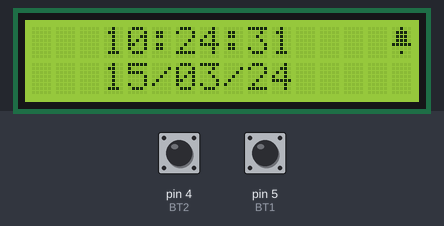
A sketch run on a simulated Arduino Uno, built with avr-gcc and run on an emulated ATmega328P. Parts: 16×2 character LCD. The test bench sets the inputs (shaded band); at power-on: pin 4 (BT2) HIGH, pin 5 (BT1) HIGH. The local clock reads 2024-03-15 10:24:30 at power-on unless the sketch sets it; the audio player accepts every command and is not drawn; what the sketch prints to the serial monitor is not drawn.

Above: at 1.8 s.
1.9 s: pin 4 (BT2) pulled LOW for 3.2 s
At 4.4 s:
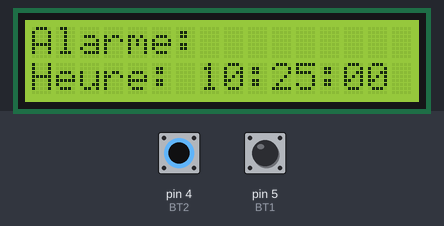
6.6 s: pin 5 (BT1) pulled LOW for 0.15 s
At 7.8 s:
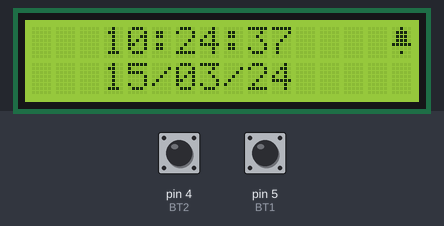
8.5 s: pin 5 (BT1) pulled LOW for 3.2 s
At 10.8 s:
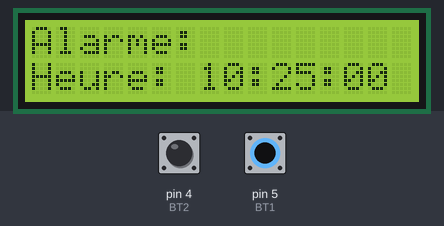
13.2 s: pin 4 (BT2) pulled LOW for 0.15 s
At 35.8 s:
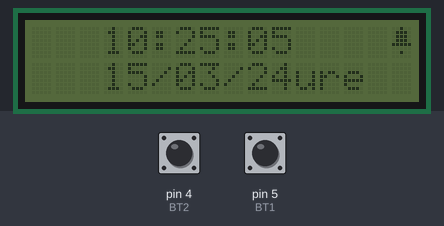
Timing chart, 0 to 36.6 s (numbered marks = the images above; inputs shaded):
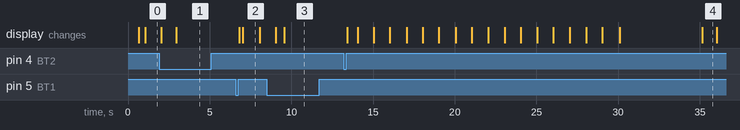

Measured:
- after the input at 1.9 s, the display: first differs from a run without the input after 1.1 s (image 1)
- after the input at 6.6 s, the display: first changes after 0.20 s (image 2 shows a later state)
- after the input at 8.5 s, the display: first differs from a run without the input after 1.1 s (image 3)
- after the input at 13.2 s, the display: first changes after 0.21 s (image 4 shows a later state)
- what the display in image 2 shows lasts 1.1 s, from 7.0 s to 8.1 s
- what the display in image 4 shows lasts 0.9 s, from 35.1 s to 36.0 s

The sketch:

alarm_clock.ino
```cpp
#include <Wire.h>
#include <RTClib.h>
#include <LiquidCrystal_I2C.h>
#include <SoftwareSerial.h>
#include <DFRobotDFPlayerMini.h>
/*
A la compilation, réglage de l'heure et de l'alarme = heure + 30s

Etat "Affichage normal"
- Affichage heure ligne 1
- Affichage date ligne 2
- Appui court sur BT1 : arrête l'alarme
- Appui long sur BT1 : passage état "Affichage alarme"

Etat "Affichage alarme"
- Affiche "Alarme :" en ligne 1
- Affichage heure alarme en ligne 2
- Appui court sur BT1 : retour "Affichage normal"
*/

// Création des objets
RTC_DS3231 rtc;                                             // Objet RTC
LiquidCrystal_I2C lcd(0x27, 16, 2);                         // Adresse I2C, 16 colonnes, 2 lignes
SoftwareSerial mySerial(10, 11);                            // RX, TX (Arduino -> DFPlayer)
DFRobotDFPlayerMini dfplayer;                               // Objet lecteur MP3

static bool alarmTriggered = false;                         // évite de relancer la musique plusieurs fois
bool PresenceDfplayer = true;                               // Teste si MP3 présent

byte bell[8] = {
  B00100,  //   *
  B01110,  //  ***
  B01110,  //  ***
  B01110,  //  ***
  B11111,  // *****
  B00000,  //
  B00100,  //   *
  B00000   //
};                                                          // Définition du caractère "cloche"

const int BT1 = 5;                                          // Définition de la broche de test
const int BT2 = 4;                                          // Définition de la broche de test

// États possibles de la machine d'état
enum State { HEURE, ALARME };                               // On n'a que 2 modes
State currentState = HEURE;                                 // On est dans HEURE au départ

// Variables pour gestion appui long
unsigned long buttonPressTime = 0;                          // Pour mesurer le temps d'appui
bool buttonHeld = false;                                    // Pour savoir si l'appui est maintenu
const unsigned long LONG_PRESS_TIME = 1000;                 // 1s pour appui long

// Timer d'inactivité (10s max)
unsigned long lastActionTime = 0;                           // Pas utilisé pour l'instant
const unsigned long INACTIVITY_TIMEOUT = 10000;             // 10 secondes

int readButton()                                            // Fonction de lecture des boutons
    {
    if (digitalRead(BT1) == LOW) return 5;                  // Un appui sur BT1 renvoi 5
    if (digitalRead(BT2) == LOW) return 5;                  // Un appui sur BT2 renvoi 5 aussi (pas de diff entre les boutons)
    return 0;                                               // aucun bouton
    }

DateTime compileTime()                                      // Date et heure de la compilation
    {
    return DateTime(F(__DATE__), F(__TIME__));              //
    }
DateTime HeureAlarme(2025, 8, 26, 23, 36, 12);              // Heure d'alarme en variable globale
DateTime HeureCompil;                                       // Heure en variable globale

void setup()                                                // Initialisation des composants
    {
    char bufferTime[16];                                    // "hh:mm:ss"
    pinMode(BT1, INPUT_PULLUP);                             // Config broche
    pinMode(BT2, INPUT_PULLUP);                             //

    Wire.begin();                                           // Initialisation du bus I2C

    Serial.begin(9600);
    mySerial.begin(9600);
    while (!Serial);                                        // Attendre que le port série soit prêt

    lcd.begin();                                            // Initialisation de l'afficheur
    lcd.backlight();                                        // Active le rétroéclairage
    lcd.createChar(0, bell);                                // Charger le caractère cloche en slot 0
    lcd.clear();                                            //

    Serial.println("Initialisation du RTC...");
    if (!rtc.begin())                                       // Init RTC
        {
        Serial.println("Erreur : DS3231 non détecté !");
        lcd.print("DS3231 absent!");
        while (1);                                          // Stop et plante si pas de RTC
        }
    else
        Serial.println("RTC initialisé correctement.");
    if (rtc.lostPower())                                    // Pour le réglage de l'heure à la compilation
        {
        Serial.println("RTC désactivé, réglage de l'heure...");
        HeureCompil = compileTime();
        rtc.adjust(HeureCompil);                            // Régle l'heure à la compilation si besoin
        }
    HeureCompil = rtc.now();
    HeureAlarme = rtc.now() + TimeSpan(30);                // DateTime + 30 secondes (TimeSpan(0,0,30,0) pour 30 minutes)
    sprintf(bufferTime, "%02d:%02d:%02d", HeureCompil.hour(), HeureCompil.minute(), HeureCompil.second()); // Préparation de la ligne à afficher
    Serial.println(bufferTime);                             // Affiche heure
    sprintf(bufferTime, "%02d:%02d:%02d", HeureAlarme.hour(), HeureAlarme.minute(), HeureAlarme.second()); // Préparation de la ligne à afficher
    Serial.println(bufferTime);                             // Affiche heure

    Serial.println("Initialisation du DFPlayer...");
    if (!dfplayer.begin(mySerial))                          // Initialisation DFPlayer
        {
        lcd.clear();                                        // Efface LCD
        lcd.print("DFPlayer ERROR");                        // Message d'erreur si pas de MP3
        delay(1000);                                        //
        PresenceDfplayer = false;                           // Variable pour indique l'absence de MP3
        }
    else
        Serial.println("DFPlayer initialisé correctement.");
    dfplayer.volume(10);                                    // Volume entre 0 et 30
    //dfplayer.EQ(DFPLAYER_EQ_NORMAL);                        //

    lcd.clear();                                            // Efface LCD
    }

void loop()
    {
    DateTime now = rtc.now();                               // Lecture de l'heure du RTC
    char bufferTime[16];                                    // "hh:mm:ss"
    char bufferDate[16];                                    // "dd/mm/yyyy"

    int btn = readButton();                                 // Lecture boutons
    unsigned long nowb = millis();                          // ref temps pour lecture boutons

    if (btn == 5)                                           // Gestion appui long sur un des boutons
        {                                                   // SELECT pressé
        if (buttonPressTime == 0)                           // début de l'appui
            {
            buttonPressTime = nowb;                         // Heure de début d'appui avec compteur interne arduino
            buttonHeld = false;                             // Pour la détection du relachement bouton
            }
        else
          if (!buttonHeld && (nowb - buttonPressTime > LONG_PRESS_TIME)) // Si l'appui dure plus d'une seconde
              {
              buttonHeld = true;                            // appui long validé
              if (currentState == HEURE)                    // Si on était en état HEURE
                  {
                  currentState = ALARME;                    // On va dans ALARME
                  lcd.clear();                              // Efface LCD
                  }
              }
        }
    else
        {
        if (buttonPressTime != 0 && !buttonHeld)            // ici = appui court
            {
            if (currentState != HEURE && btn == 0)          // Si on n'était pas dans HEURE
                {
                currentState = HEURE;                       // On retourne dans Heure
                lcd.clear();
                }
            dfplayer.stop();                                // arrêt de la piste MP3 en cours
            alarmTriggered = false;                         // Réinitialise le flag alarme
            lcd.clear();                                    // Efface LCD
            lcd.backlight();
            }
        if (btn != 0)                                       // toute action sur un bouton remet le timer à zéro
            {
            lastActionTime = nowb;
            }
        buttonPressTime = 0;
        buttonHeld = false;
        }

    switch (currentState)                                   // Machine à états
        {
        case HEURE:                                         // Quand on est en mode HEURE : on fait ça
            {
            // Format de l'heure : HH:MM:SS
            sprintf(bufferTime, "%02d:%02d:%02d    ", now.hour(), now.minute(), now.second()); // Préparation de la ligne à afficher

            // Format de la date : JJ/MM/AAAA
            int annee = now.year() - 2000;                  // ou now.year() % 100;
            sprintf(bufferDate, "%02d/%02d/%02d", now.day(), now.month(), annee); // Préparation de la ligne à afficher

            // Affichage sur le LCD
            lcd.setCursor(0, 0);                            // Ligne 1
            lcd.print("   ");                               // Début de ligne
            lcd.print(bufferTime);                          // Affiche heure
            lcd.write((uint8_t)0);                          // Affiche la cloche.

            lcd.setCursor(0, 1);                            // Ligne 2
            lcd.print("   ");                               // Début de ligne
            lcd.print(bufferDate);                          // Affiche date
            }
            break;
        case ALARME:                                        // Quand on est en mode ALARME : on fait ça
            {
            // Format de l'heure : HH:MM:SS
            sprintf(bufferTime, "%02d:%02d:%02d ", HeureAlarme.hour(), HeureAlarme.minute(), HeureAlarme.second());  // Préparation de la ligne à afficher

            // Affichage sur le LCD
            lcd.setCursor(0, 0);                            // Ligne 1
            lcd.print("Alarme:");                           //

            lcd.setCursor(0, 1);                            // Ligne 2
            lcd.print("Heure: ");                           // Avec l'heure de l'alarme
            lcd.print(bufferTime);                          //
            }
            break;
        }

    // Si on est arrivé à l'heure d'alarme
    uint32_t current = now.hour() * 3600 + now.minute() * 60 + now.second();
    uint32_t target = HeureAlarme.hour() * 3600 + HeureAlarme.minute() * 60 + HeureAlarme.second();
    //Serial.println(current);
    //Serial.println(target);
    if (current == target && !alarmTriggered)
    //if (now.hour() == HeureAlarme.hour() && now.minute() == HeureAlarme.minute() && now.second() == HeureAlarme.second())
        {
        alarmTriggered = true;                              // Empêche de relancer chaque seconde
        Serial.println("Alarme en cours");                  // Déclenchement de l'alarme (sur liaison série)
        lcd.clear();                                        // Efface LCD
        lcd.setCursor(0, 0);                                // Affiche sur LCD
        lcd.print(">>> ALARME <<<");                        //
        lcd.setCursor(0, 1);                                //
        lcd.print("Il est l'heure");                        //

        if (PresenceDfplayer == true)                       // Si le lecteur a été détecté
            {
            Serial.println("Déclenchement MP3");            //
            dfplayer.play(1);                               // Joue le fichier 001.mp3
            delay(5000);                                    // Petite tempo pour ne pas rerentrer dans la boucle
            }
        else
            delay(5000);                                    // Si le lecteur est absent, on laisse afficher pendant 5 secondes
        }
    if ((now.second() %2) == 1 && alarmTriggered == true)
        lcd.noBacklight();
    else
        lcd.backlight();
    }
```
